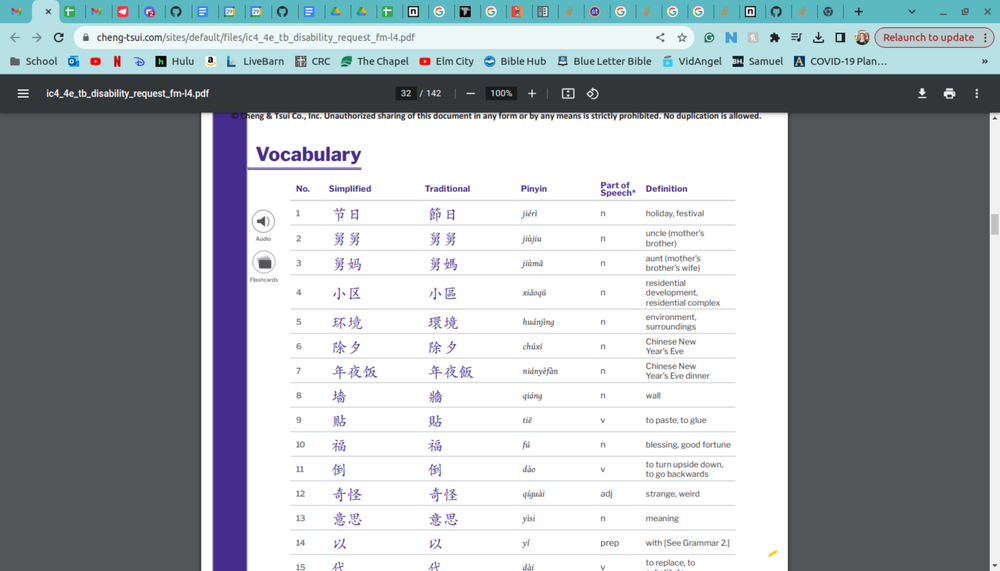
#> input picture src/a_photo_readin/a_readin copy/img1.png, 1000 x 571 px, shrunk from 2932 x 1674 before the run
$ python work.py
#> lines starting #> are read from the running program, lines starting #| are printed output that depends on the picture
"""To test functions."""


# 1. read in an image
# 2. crop it (or could convert to png)
# to crop use background fader then determine
# print with dimensions and then ask the user to decide where to crop
# 3. save the edited image
# 4. extract text from the edited image


# next folder evaluate the text and then create the flashcards


# sources
# open a picture using open cv: https://www.geeksforgeeks.org/reading-image-opencv-using-python/
# resizing a photo: https://www.geeksforgeeks.org/image-resizing-using-opencv-python/
# cropping a photo: https://www.geeksforgeeks.org/python-pil-image-crop-method/


# 1. read in an image
import cv2
import numpy as np
import matplotlib.pyplot as plt


# look into the bellow functions more

# To hold the window on screen, we use cv2.waitKey method
# Once it detected the close input, it will release the control
# To the next line
# First Parameter is for holding screen for specified milliseconds
# It should be positive integer. If 0 pass an parameter, then it will
# hold the screen until user close it.

# It is for removing/deleting created GUI window from screen
# and memory

# user input, imagepath
# cv2.waitKey(0)
# got this error
# cv2.error: OpenCV(4.9.0) /io/opencv/modules/highgui/src/window.cpp:1272: error: (-2:Unspecified error) The function is not implemented. Rebuild the library with Windows, GTK+ 2.x or Cocoa support. If you are on Ubuntu or Debian, install libgtk2.0-dev and pkg-config, then re-run cmake or configure script in function 'cvShowImage'

# import cv2
# import matplotlib.pyplot as plt

# # print(cv2.getBuildInformation())

# def open_photo(image_loaded) -> None:
#     """To open and display a picture on you screen"""
#     # name, read image
#     # cv2.imshow(image_loaded, img)
#     #Displaying image using plt.imshow() method
#     # cv2.imshow("image", image_loaded)
#     # #hold the window
#     # cv2.waitKey(0)
#     # cv2.destroyAllWindows()
#     plt.imshow(img)

#     #hold the window
#     plt.waitforbuttonpress()
#     plt.close('all')


# import cv2
# import numpy as np
# import matplotlib.pyplot as plt
# img=cv2.imread("img1.png")
# #Displaying image using plt.imshow() method
# # plt.imshow(img)

# # #hold the window
# # plt.waitforbuttonpress()
# # plt.close('all')


# crop(img, 500, 500, 200, 0)

from PIL import Image

# Opens a image in RGB mode

im = Image.open("img1.png")
#> im is the input picture: PIL image 1000x571 RGBA; mean R, G, B, A 164.5, 171.1, 176, 255

# Size of the image in pixels (size of original image)
# (This is not mandatory)
width, height = im.size
#> width = 1000; height = 571

# Setting the points for cropped image
left = 5
top = height / 4
#> top = 142.8
right = 300
bottom = 3 * height / 4
#> bottom = 428.2

# Cropped image of above dimension
# (It will not change original image)
im1 = im.crop((left, top, right, bottom))
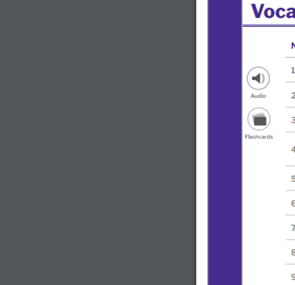
#> im1: PIL image 295x285 RGBA; mean R, G, B, A 116.5, 116.1, 129.6, 255

# Shows the image in image viewer
im1.show()
